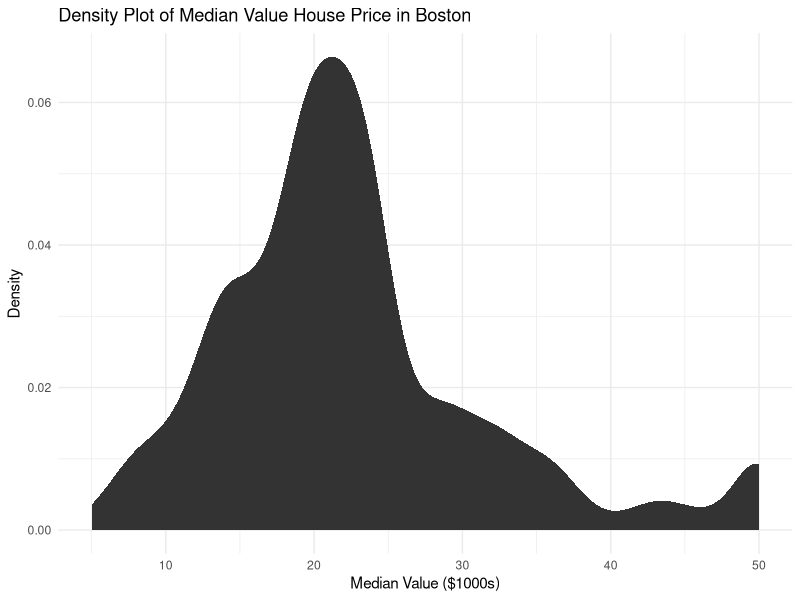
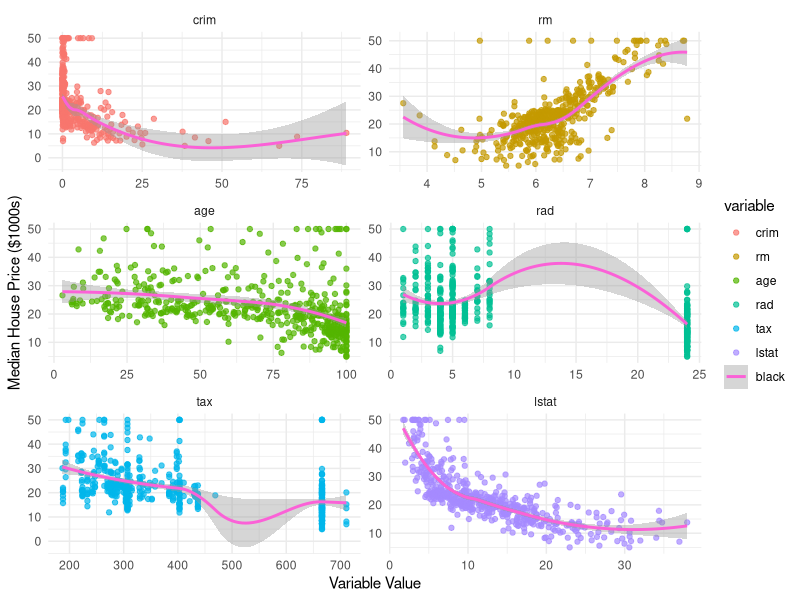
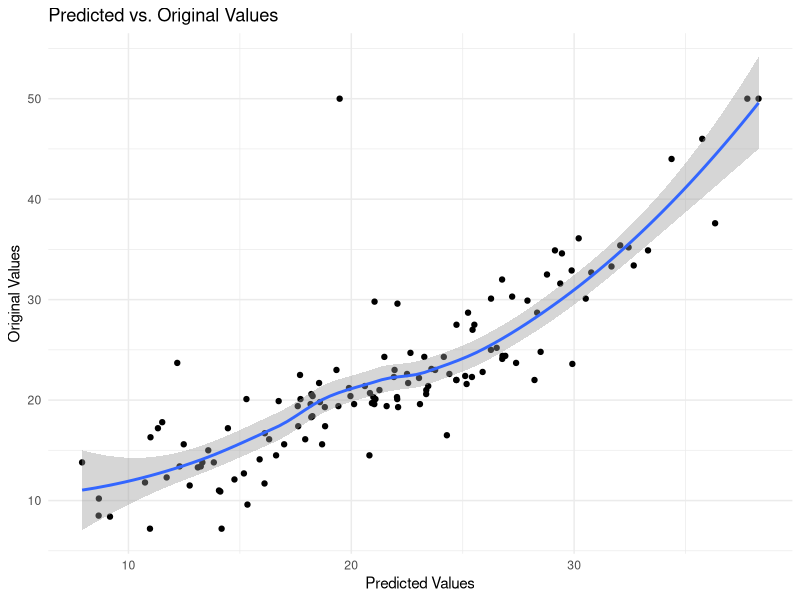

Here is the R script that generated these plots, in order:
#load BostonHousing Data
#Machine Learning Benchmark Problems
#A collection of artificial and real-world machine learning benchmark problems,
install.packages("mlbench")
library(mlbench)
#data manipulation library
install.packages("dplyr")
library(dplyr)
#powerful graphics language for creating elegant and complex plots
install.packages("ggplot2")
library(ggplot2)
#library which makes easy to transform data between wide and long formats.
install.packages("reshape2")
library(reshape2)
data("BostonHousing")
View(BostonHousing)
housing <- BostonHousing
str(housing)


#ggplot
housing %>%
  #The infix operator %>% is not part of base R, but is in fact defined by the package magrittr (CRAN) and is heavily used by dplyr
  ggplot(aes(x = medv)) +
  stat_density() +
  labs(x = "Median Value ($1000s)", y = "Density", title = "Density Plot of Median Value House Price in Boston") +
  theme_minimal()


#summary
summary(housing$medv)


#predicted V/S original
housing %>%
  select(c(crim, rm, age, rad, tax, lstat, medv)) %>%
  melt( id.vars = "medv") %>%
  ggplot(aes(x = value, y = medv, colour = variable)) +
  geom_point(alpha = 0.7) +
  stat_smooth(aes(colour = "black")) +
  facet_wrap(~variable, scales = "free", ncol = 2) +
  labs(x = "Variable Value", y = "Median House Price ($1000s)") +
  theme_minimal()


#Set a seed of 123 and split your data into a train and test set using a 75/25 split. You may find the caret library helpful here.
install.packages("caret")
library("caret")
set.seed(123) #random number geneartion
to_train <- createDataPartition(y = housing$medv, p = 0.75, list = FALSE)
to_test<-createDataPartition(y=housing$medv, p=0.25,list=FALSE)
train <- housing[to_train, ]
test <- housing[to_test, ]


#fit a linear model
first_lm <- lm( medv ~ crim +rm +tax +lstat, data = train)


#Obtain an r-squared value for your model and examine the diagnostic plots found by plotting your linear model.
lm1_rsqu <- summary(first_lm)$r.squared
print(paste("First linear model has an r-squared value of ", round(lm1_rsqu, 3), sep = ""))
## [1] "First linear model has an r-squared value of 0.672"
#plot(first_lm)


#Fix few problems
second_lm <- lm(log(medv) ~ crim +rm + tax +lstat, data = train)

lm2_rsqu <- summary(second_lm)$r.squared
print(paste("Our second linear model has an r-squared value of ", round(lm2_rsqu, 3), sep = ""))


#One assumption of a linear model is that the mean of the residuals is zero.
abs(mean(second_lm$residuals))


#Create a data frame of your predicted values and the original values
predicted <- predict(second_lm, newdata = test)
results <- data.frame(predicted = exp(predicted), original = test$medv)


#Plot this to visualize the performance of your model.
results %>%
  ggplot(aes(x = predicted, y = original)) +
  geom_point() +
  stat_smooth() +
  labs(x = "Predicted Values", y = "Original Values", title = "Predicted vs. Original Values") +
  theme_minimal()
 
